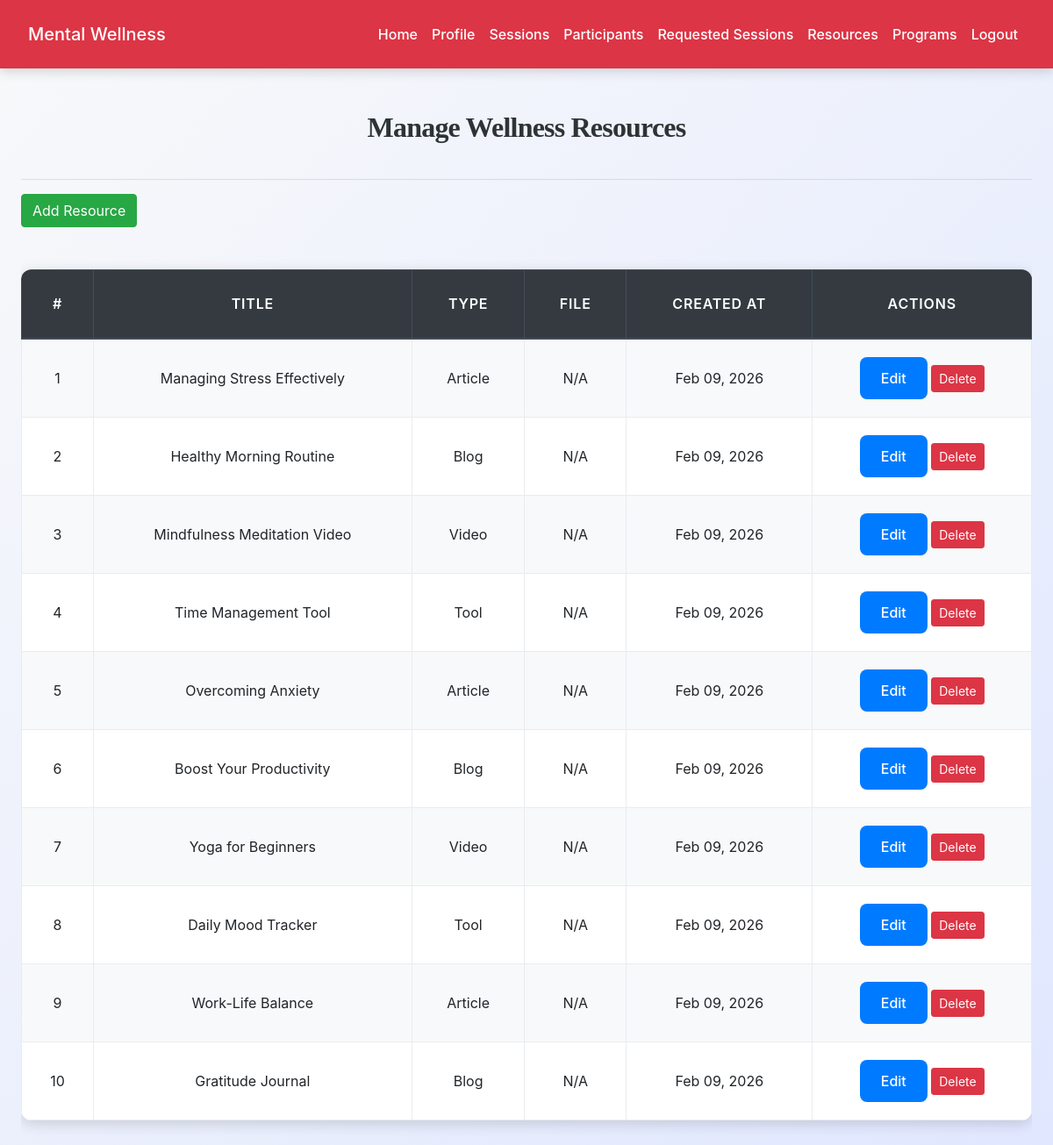
The page /counsellor/manage_resources.php (signed in) on the database its author committed.
### tables this page shows
CREATE TABLE `wellness_resources` (
  `id` int(11) NOT NULL,
  `counsellor_id` int(11) DEFAULT NULL,
  `title` varchar(200) NOT NULL,
  `content` text NOT NULL,
  `resource_type` enum('article','blog','video','tool') NOT NULL,
  `file` varchar(255) DEFAULT NULL,
  `created_at` timestamp NOT NULL DEFAULT current_timestamp()
);

### counsellor/manage_resources.php (the view, shortened to what this page needs)
<?php
include('config.php');
$counsellor_id = $_SESSION['user_id'];
$stmt = $conn->prepare("SELECT * FROM wellness_resources WHERE counsellor_id=? ORDER BY created_at DESC");
$stmt->bind_param("i", $counsellor_id);
$stmt->execute();
$result = $stmt->get_result();
?>
<!DOCTYPE html>
<html>
<head>
    <link rel="stylesheet" href="https://maxcdn.bootstrapcdn.com/bootstrap/4.5.2/css/bootstrap.min.css">
    <link rel="stylesheet" href="../css/style.css">
</head>
<body>
<?php include('navbar.php'); ?>
<div class="container mt-5">
    <h2>Manage Wellness Resources</h2>
    <hr>
    <button type="button" class="btn btn-success mb-3" data-toggle="modal" data-target="#resourceModal" onclick="clearForm()">
        Add Resource
    </button>
    <?php if ($result->num_rows > 0): ?>
        <div class="table-responsive">
            <table class="table table-bordered table-striped">
                <thead class="thead-dark">
                    <tr>
                        <th>#</th>
                        <th>Title</th>
                        <th>Type</th>
                        <th>File</th>
                        <th>Created At</th>
                        <th>Actions</th>
                    </tr>
                </thead>
                <tbody>
                    <?php $count=1; while ($row = $result->fetch_assoc()): ?>
                    <tr>
                        <td><?= $count++; ?></td>
                        <td><?= htmlspecialchars($row['title']); ?></td>
                        <td><?= ucfirst($row['resource_type']); ?></td>
                        <td>
                            <?php if ($row['file']): ?>
                                <a href="../uploads/<?= $row['file']; ?>" target="_blank">View File</a>
                            <?php else: ?>
                                N/A
                            <?php endif; ?>
                        </td>
                        <td><?= date('M d, Y', strtotime($row['created_at'])); ?></td>
                        <td>
                            <button class="btn btn-sm btn-primary"
                                    onclick="editResource(<?= $row['id']; ?>, '<?= htmlspecialchars(addslashes($row['title'])); ?>',
                                    '<?= htmlspecialchars(addslashes($row['content'])); ?>', '<?= $row['resource_type']; ?>')">
                                Edit
                            </button>
                            <a href="?delete=<?= $row['id']; ?>" class="btn btn-sm btn-danger" onclick="return confirm('Are you sure?')">Delete</a>
                        </td>
                    </tr>
                    <?php endwhile; ?>
                </tbody>
            </table>
        </div>
    <?php else: ?>
        <p class="text-muted">No resources added yet.</p>
    <?php endif; ?>
</div>
</body>
</html>

### css/style.css (style rules this page uses)
:root { --primary: #007bff; --secondary: #6c757d; --success: #28a745; --info: #17a2b8; --warning: #ffc107; --danger: #dc3545; --light: #f8f9fa; --dark: #2d3436; --accent: #ff6f61; --highlight: #6f42c1; --shadow: rgba(0, 0, 0, 0.15); --transition: all 0.3s ease-in-out; }
body { font-family: 'Inter', 'Segoe UI', Tahoma, Geneva, Verdana, sans-serif; background: linear-gradient(135deg, var(--light) 0%, #e0e7ff 100%); color: var(--dark); line-height: 1.8; margin: 0; padding: 0; min-height: 100vh; font-size: 16px; }
h1, h2, h3, h4 { text-align: center; margin: 2.5rem 0; font-family: 'Georgia', 'Times New Roman', serif; color: var(--dark); font-weight: 700; letter-spacing: -0.025em; }
h2 { font-size: 2rem; }
.container { max-width: 1200px; margin: 0 auto 3rem; padding: 0 1.5rem; }
.table { width: 100%; border-collapse: collapse; margin: 2rem 0; font-size: 1rem; background-color: #ffffff; border-radius: 12px; overflow: hidden; box-shadow: 0 4px 16px var(--shadow); transition: var(--transition); }
.table th, .table td { padding: 1.25rem; border: 1px solid #e9ecef; text-align: center; vertical-align: middle; }
.table thead th { background-color: rgb(0, 0, 0); color: white; font-weight: 600; text-transform: uppercase; letter-spacing: 0.05em; padding: 1.5rem; }
.table tbody tr { transition: var(--transition); }
.table tbody tr:nth-child(odd) { background-color: var(--light); }
.btn-primary { background-color: var(--primary); color: #fff; border: none; border-radius: 8px; padding: 0.75rem 1.5rem; font-size: 1rem; font-weight: 500; cursor: pointer; transition: var(--transition); display: inline-flex; align-items: center; justify-content: center; }
a { color: var(--primary); text-decoration: none; font-weight: 500; transition: var(--transition); }

### rows shown on the page
wellness_resources: title "Managing Stress Effectively", resource_type "Article", shows "N/A", created_at "Feb 09, 2026"
wellness_resources: title "Healthy Morning Routine", resource_type "Blog", shows "N/A", created_at "Feb 09, 2026"
wellness_resources: title "Mindfulness Meditation Video", resource_type "Video", shows "N/A", created_at "Feb 09, 2026"
wellness_resources: title "Time Management Tool", resource_type "Tool", shows "N/A", created_at "Feb 09, 2026"
wellness_resources: title "Overcoming Anxiety", resource_type "Article", shows "N/A", created_at "Feb 09, 2026"
wellness_resources: title "Boost Your Productivity", resource_type "Blog", shows "N/A", created_at "Feb 09, 2026"
wellness_resources: title "Yoga for Beginners", resource_type "Video", shows "N/A", created_at "Feb 09, 2026"
wellness_resources: title "Daily Mood Tracker", resource_type "Tool", shows "N/A", created_at "Feb 09, 2026"
wellness_resources: title "Work-Life Balance", resource_type "Article", shows "N/A", created_at "Feb 09, 2026"
wellness_resources: title "Gratitude Journal", resource_type "Blog", shows "N/A", created_at "Feb 09, 2026"
